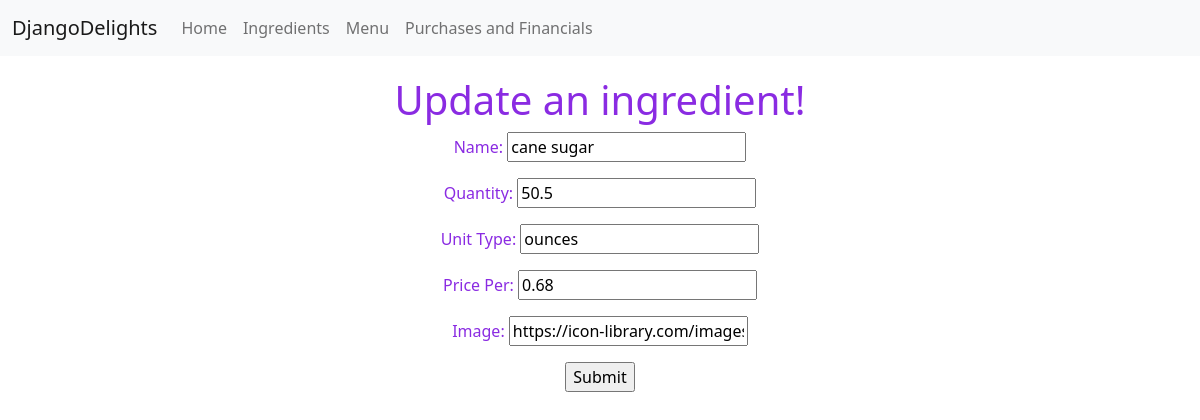
Page /ingredients/3/update (signed in) on the earlier database version.
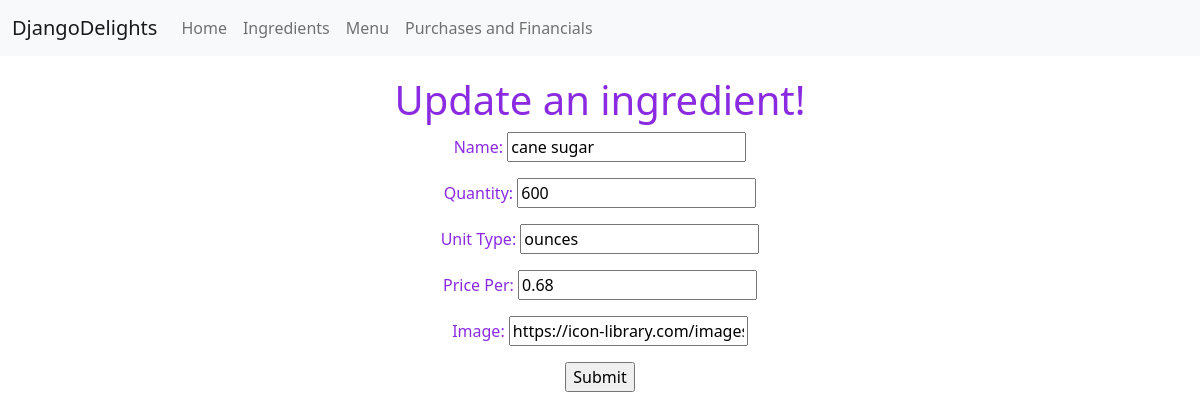
Same page on the later database version.
### inventory/models.py (models this page shows, shortened)
class Ingredient(models.Model):
    name = models.CharField(name="name", unique=True, max_length=100)
    quantity = models.FloatField(name="quantity", default=0) #Quantity currently available in storage
    unit_type = models.CharField(name="unittype", default="Ct", max_length=10, verbose_name="Unit Type")
    price_per = models.FloatField(name="priceper", default=0.00, verbose_name="Price Per")
    image_link = models.CharField(name="image", default="https://icon-library.com/images/ingredient-icon/ingredient-icon-6.jpg", max_length=200)
    class Meta:
        ordering = ["name"]
        verbose_name = "Ingredient"
        verbose_name_plural = "Ingredients"

### inventory/views.py (the view)
# urls.py: path("ingredients/<int:pk>/update", views.IngredientUpdate.as_view(), name="ingredient_update"),
class IngredientUpdate(LoginRequiredMixin,UpdateView):
    model = Ingredient
    form_class = IngredientForm
    template_name = "inventory/ingredient_update_form.html"

### inventory/forms.py
class IngredientForm(forms.ModelForm):
    class Meta:
        model = Ingredient
        fields = ("__all__")

### inventory/templates/inventory/ingredient_update_form.html (shortened to what this page needs)
{% extends 'base.html' %}
{% block content %}
<div class="centered">
    <h1>Update an ingredient!</h1>
    <form method="post">
        {{ form.as_p }}
        <input type="submit" value="Submit" />
    </form>
</div>
{% endblock %}

Differences in the rows shown:
changed Ingredient "cane sugar": quantity "50.5" → "600"
